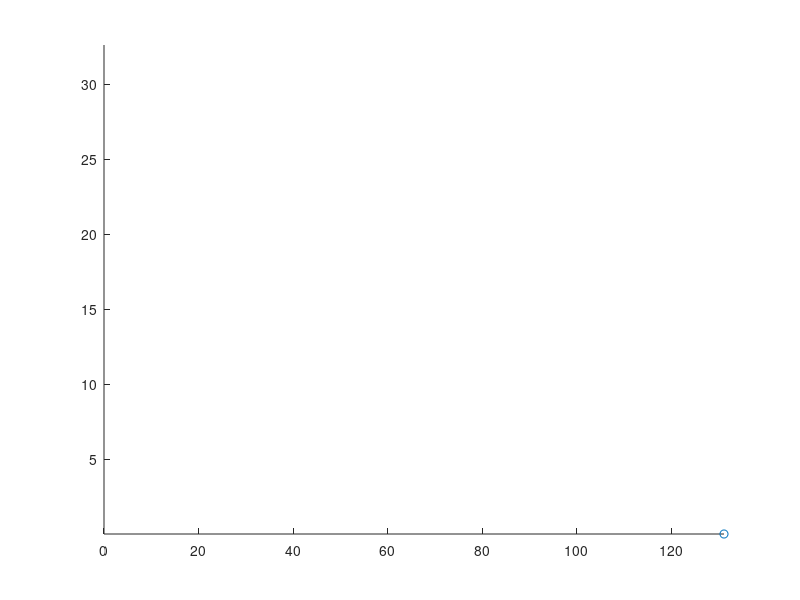

Recreate this plot in MATLAB.
function res = baseball2()
    [x, fval] = fminsearch(@min_func, pi/4);
    res = [x; fval];

    tspan = 0:0.1:10;
    W = [0 1 40 30];
    options = odeset('Events', @event_func);
    [T, M] = ode45(@rate_func, tspan, W, options);
    animate(T, M);
end

function res = rate_func(t, W)
    P = W(1:2);
    V = W(3:4);

    dPdt = V;
    dVdt = acceleration(t, P, V);

    res = [dPdt; dVdt];
end

function res = acceleration(t, P, V)
    g = 9.8;                % acceleration due to gravity in m/s^2
    a_gravity = [0; -g];

    m = 0.145;              % mass in kg
    a_drag = drag_force(V) / m;

    res = a_gravity + a_drag;
end

function res = drag_force(V)
    C_d = 0.3;              % dimensionless
    rho = 1.3;              % kg / m^3
    A = 0.0042;             % m^2;
    v = norm(V);            % m/s

    res = -1/2 * C_d * rho * A * v * V;
end

function [value, isterminal, direction] = event_func(t, W)
    value = W(2);
    isterminal = 1;
    direction = -1;
end

function res = baseball_range(theta)
    P = [0; 1];             % initial position in m
    v = 50;
    [vx, vy] = pol2cart(theta, v);

    V = [vx; vy];           % initial velocity in m/s
    W = [P; V];             % initial condition

    tspan = [0 10];
    options = odeset('Events', @event_func);
    [T, M] = ode45(@rate_func, tspan, W, options);

    res = M(end, 1);
end

function res = min_func(angle)
    res = -baseball_range(angle);
end

function animate(T, M)
    X = M(:, 1);
    Y = M(:, 2);

    minmax = [min([X]), max([X]), min([Y]), max([Y])];

    for i=1:length(T)
        clf; hold on;
        axis(minmax);
        plot(X(i), Y(i), 'o');
        drawnow;

        if i < length(T)
            dt = T(i+1) - T(i);
            pause(dt);
        end
    end
end